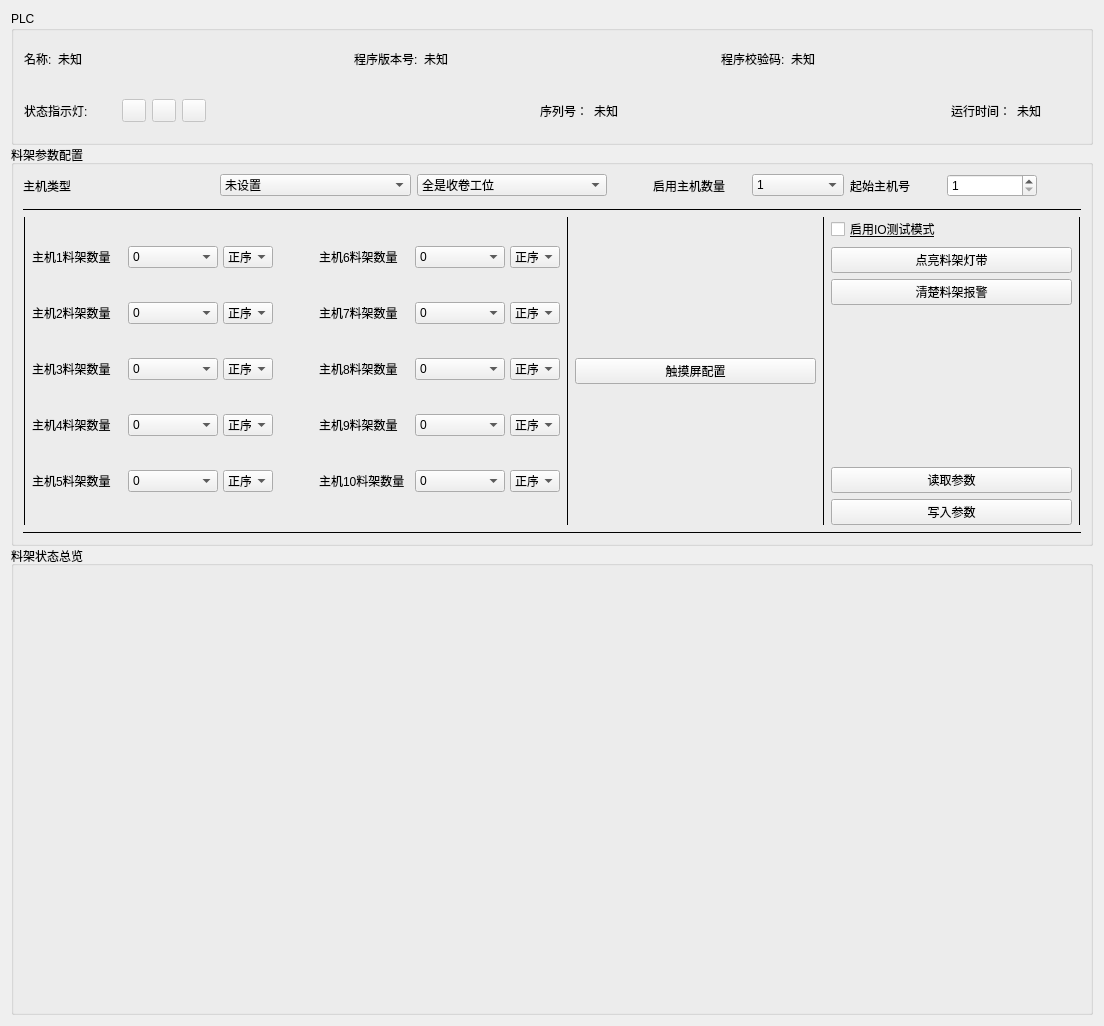
<?xml version="1.0" encoding="UTF-8"?>
<ui version="4.0">
 <class>Form</class>
 <widget class="QWidget" name="Form">
  <property name="geometry">
   <rect>
    <x>0</x>
    <y>0</y>
    <width>1104</width>
    <height>1026</height>
   </rect>
  </property>
  <property name="windowTitle">
   <string>Form</string>
  </property>
  <layout class="QVBoxLayout" name="verticalLayout_2" stretch="0,2,6,7">
   <property name="spacing">
    <number>0</number>
   </property>
   <item>
    <widget class="QFrame" name="frame_time">
     <property name="frameShape">
      <enum>QFrame::Shape::StyledPanel</enum>
     </property>
     <property name="frameShadow">
      <enum>QFrame::Shadow::Raised</enum>
     </property>
    </widget>
   </item>
   <item>
    <widget class="QGroupBox" name="groupBox">
     <property name="title">
      <string>PLC</string>
     </property>
     <layout class="QVBoxLayout" name="verticalLayout_8">
      <property name="leftMargin">
       <number>10</number>
      </property>
      <property name="topMargin">
       <number>5</number>
      </property>
      <item>
       <layout class="QVBoxLayout" name="verticalLayout_7">
        <item>
         <layout class="QHBoxLayout" name="horizontalLayout_21">
          <item>
           <layout class="QHBoxLayout" name="horizontalLayout_16">
            <item>
             <widget class="QLabel" name="label_14">
              <property name="text">
               <string>名称:</string>
              </property>
             </widget>
            </item>
            <item>
             <widget class="QLabel" name="label_name">
              <property name="font">
               <font>
                <family>Arial</family>
               </font>
              </property>
              <property name="text">
               <string>未知</string>
              </property>
             </widget>
            </item>
           </layout>
          </item>
          <item>
           <spacer name="horizontalSpacer_5">
            <property name="orientation">
             <enum>Qt::Orientation::Horizontal</enum>
            </property>
            <property name="sizeHint" stdset="0">
             <size>
              <width>28</width>
              <height>20</height>
             </size>
            </property>
           </spacer>
          </item>
          <item>
           <layout class="QHBoxLayout" name="horizontalLayout_18">
            <item>
             <widget class="QLabel" name="label_18">
              <property name="text">
               <string>程序版本号:</string>
              </property>
             </widget>
            </item>
            <item>
             <widget class="QLabel" name="label_version">
              <property name="font">
               <font>
                <family>Arial</family>
               </font>
              </property>
              <property name="text">
               <string>未知</string>
              </property>
             </widget>
            </item>
           </layout>
          </item>
          <item>
           <spacer name="horizontalSpacer_7">
            <property name="orientation">
             <enum>Qt::Orientation::Horizontal</enum>
            </property>
            <property name="sizeHint" stdset="0">
             <size>
              <width>28</width>
              <height>20</height>
             </size>
            </property>
           </spacer>
          </item>
          <item>
           <layout class="QHBoxLayout" name="horizontalLayout_19">
            <item>
             <widget class="QLabel" name="label_20">
              <property name="text">
               <string>程序校验码:</string>
              </property>
             </widget>
            </item>
            <item>
             <widget class="QLabel" name="label_checksum">
              <property name="text">
               <string>未知</string>
              </property>
             </widget>
            </item>
           </layout>
          </item>
          <item>
           <spacer name="horizontalSpacer">
            <property name="orientation">
             <enum>Qt::Orientation::Horizontal</enum>
            </property>
            <property name="sizeHint" stdset="0">
             <size>
              <width>40</width>
              <height>20</height>
             </size>
            </property>
           </spacer>
          </item>
         </layout>
        </item>
        <item>
         <layout class="QHBoxLayout" name="horizontalLayout_22">
          <item>
           <layout class="QHBoxLayout" name="horizontalLayout_23">
            <item>
             <widget class="QLabel" name="label_22">
              <property name="text">
               <string>状态指示灯:</string>
              </property>
             </widget>
            </item>
            <item>
             <spacer name="horizontalSpacer_8">
              <property name="orientation">
               <enum>Qt::Orientation::Horizontal</enum>
              </property>
              <property name="sizeType">
               <enum>QSizePolicy::Policy::Maximum</enum>
              </property>
              <property name="sizeHint" stdset="0">
               <size>
                <width>28</width>
                <height>20</height>
               </size>
              </property>
             </spacer>
            </item>
            <item>
             <widget class="QToolButton" name="toolButton_LED_RN">
              <property name="enabled">
               <bool>false</bool>
              </property>
              <property name="text">
               <string/>
              </property>
             </widget>
            </item>
           </layout>
          </item>
          <item>
           <layout class="QHBoxLayout" name="horizontalLayout_24">
            <item>
             <widget class="QToolButton" name="toolButton_LED_ER">
              <property name="enabled">
               <bool>false</bool>
              </property>
              <property name="text">
               <string/>
              </property>
             </widget>
            </item>
           </layout>
          </item>
          <item>
           <widget class="QToolButton" name="toolButton_LED_MT">
            <property name="enabled">
             <bool>false</bool>
            </property>
            <property name="text">
             <string/>
            </property>
           </widget>
          </item>
          <item>
           <spacer name="horizontalSpacer_13">
            <property name="orientation">
             <enum>Qt::Orientation::Horizontal</enum>
            </property>
            <property name="sizeHint" stdset="0">
             <size>
              <width>40</width>
              <height>20</height>
             </size>
            </property>
           </spacer>
          </item>
          <item>
           <widget class="QLabel" name="label_42">
            <property name="text">
             <string>序列号：</string>
            </property>
           </widget>
          </item>
          <item>
           <widget class="QLabel" name="label_SerialNumber">
            <property name="text">
             <string>未知</string>
            </property>
           </widget>
          </item>
          <item>
           <spacer name="horizontalSpacer_9">
            <property name="orientation">
             <enum>Qt::Orientation::Horizontal</enum>
            </property>
            <property name="sizeType">
             <enum>QSizePolicy::Policy::Expanding</enum>
            </property>
            <property name="sizeHint" stdset="0">
             <size>
              <width>28</width>
              <height>20</height>
             </size>
            </property>
           </spacer>
          </item>
          <item>
           <widget class="QLabel" name="label">
            <property name="text">
             <string>运行时间：</string>
            </property>
           </widget>
          </item>
          <item>
           <widget class="QLabel" name="label_runtime">
            <property name="text">
             <string>未知</string>
            </property>
           </widget>
          </item>
          <item>
           <layout class="QHBoxLayout" name="horizontalLayout_25"/>
          </item>
          <item>
           <spacer name="horizontalSpacer_22">
            <property name="orientation">
             <enum>Qt::Orientation::Horizontal</enum>
            </property>
            <property name="sizeType">
             <enum>QSizePolicy::Policy::Preferred</enum>
            </property>
            <property name="sizeHint" stdset="0">
             <size>
              <width>40</width>
              <height>20</height>
             </size>
            </property>
           </spacer>
          </item>
          <item>
           <layout class="QHBoxLayout" name="horizontalLayout_26"/>
          </item>
         </layout>
        </item>
        <item>
         <layout class="QHBoxLayout" name="horizontalLayout_27"/>
        </item>
       </layout>
      </item>
     </layout>
    </widget>
   </item>
   <item>
    <widget class="QGroupBox" name="groupBox_rack_paras">
     <property name="sizePolicy">
      <sizepolicy hsizetype="Preferred" vsizetype="Preferred">
       <horstretch>0</horstretch>
       <verstretch>0</verstretch>
      </sizepolicy>
     </property>
     <property name="title">
      <string>料架参数配置</string>
     </property>
     <layout class="QVBoxLayout" name="verticalLayout_5">
      <item>
       <layout class="QHBoxLayout" name="horizontalLayout_4">
        <property name="bottomMargin">
         <number>5</number>
        </property>
        <item>
         <widget class="QLabel" name="label_4">
          <property name="text">
           <string>主机类型</string>
          </property>
         </widget>
        </item>
        <item>
         <widget class="QComboBox" name="comboBox_host_type">
          <item>
           <property name="text">
            <string>未设置</string>
           </property>
          </item>
          <item>
           <property name="text">
            <string>阴极冷压(全收卷）</string>
           </property>
          </item>
          <item>
           <property name="text">
            <string>阳极冷压(全收卷）</string>
           </property>
          </item>
          <item>
           <property name="text">
            <string>阴极模切</string>
           </property>
          </item>
          <item>
           <property name="text">
            <string>阳极模切</string>
           </property>
          </item>
          <item>
           <property name="text">
            <string>阴极预分切</string>
           </property>
          </item>
          <item>
           <property name="text">
            <string>阳极预分切</string>
           </property>
          </item>
          <item>
           <property name="text">
            <string>阴极冷压3+3</string>
           </property>
          </item>
          <item>
           <property name="text">
            <string>阳极冷压3+3</string>
           </property>
          </item>
         </widget>
        </item>
        <item>
         <widget class="QComboBox" name="comboBox_workType">
          <item>
           <property name="text">
            <string>全是收卷工位</string>
           </property>
          </item>
          <item>
           <property name="text">
            <string>仓位1是放卷工位</string>
           </property>
          </item>
          <item>
           <property name="text">
            <string>仓位1-2是放卷工位</string>
           </property>
          </item>
          <item>
           <property name="text">
            <string>仓位1-3是放卷工位</string>
           </property>
          </item>
          <item>
           <property name="text">
            <string>仓位1-4是放卷工位</string>
           </property>
          </item>
          <item>
           <property name="text">
            <string>仓位1-5是放卷工位</string>
           </property>
          </item>
          <item>
           <property name="text">
            <string>仓位1-6是放卷工位</string>
           </property>
          </item>
          <item>
           <property name="text">
            <string>仓位1-7是放卷工位</string>
           </property>
          </item>
          <item>
           <property name="text">
            <string>全是放卷工位</string>
           </property>
          </item>
         </widget>
        </item>
        <item>
         <spacer name="horizontalSpacer_2">
          <property name="orientation">
           <enum>Qt::Orientation::Horizontal</enum>
          </property>
          <property name="sizeType">
           <enum>QSizePolicy::Policy::Preferred</enum>
          </property>
          <property name="sizeHint" stdset="0">
           <size>
            <width>40</width>
            <height>20</height>
           </size>
          </property>
         </spacer>
        </item>
        <item>
         <layout class="QHBoxLayout" name="horizontalLayout_29">
          <item>
           <widget class="QLabel" name="label_6">
            <property name="text">
             <string>启用主机数量</string>
            </property>
           </widget>
          </item>
          <item>
           <widget class="QComboBox" name="comboBox_host_counts">
            <item>
             <property name="text">
              <string>1</string>
             </property>
            </item>
            <item>
             <property name="text">
              <string>2</string>
             </property>
            </item>
            <item>
             <property name="text">
              <string>3</string>
             </property>
            </item>
            <item>
             <property name="text">
              <string>4</string>
             </property>
            </item>
            <item>
             <property name="text">
              <string>5</string>
             </property>
            </item>
            <item>
             <property name="text">
              <string>6</string>
             </property>
            </item>
            <item>
             <property name="text">
              <string>7</string>
             </property>
            </item>
            <item>
             <property name="text">
              <string>8</string>
             </property>
            </item>
            <item>
             <property name="text">
              <string>9</string>
             </property>
            </item>
            <item>
             <property name="text">
              <string>10</string>
             </property>
            </item>
           </widget>
          </item>
         </layout>
        </item>
        <item>
         <layout class="QHBoxLayout" name="horizontalLayout_28">
          <property name="rightMargin">
           <number>4</number>
          </property>
          <item>
           <widget class="QLabel" name="label_5">
            <property name="text">
             <string>起始主机号</string>
            </property>
           </widget>
          </item>
          <item>
           <widget class="QSpinBox" name="spinBox_host_No_start">
            <property name="minimum">
             <number>1</number>
            </property>
            <property name="maximum">
             <number>80</number>
            </property>
           </widget>
          </item>
         </layout>
        </item>
        <item>
         <spacer name="horizontalSpacer_4">
          <property name="orientation">
           <enum>Qt::Orientation::Horizontal</enum>
          </property>
          <property name="sizeType">
           <enum>QSizePolicy::Policy::Maximum</enum>
          </property>
          <property name="sizeHint" stdset="0">
           <size>
            <width>40</width>
            <height>20</height>
           </size>
          </property>
         </spacer>
        </item>
       </layout>
      </item>
      <item>
       <widget class="QFrame" name="frame_23">
        <property name="frameShape">
         <enum>QFrame::Shape::HLine</enum>
        </property>
        <property name="frameShadow">
         <enum>QFrame::Shadow::Plain</enum>
        </property>
       </widget>
      </item>
      <item>
       <layout class="QHBoxLayout" name="horizontalLayout_30">
        <item>
         <widget class="QFrame" name="frame_24">
          <property name="frameShape">
           <enum>QFrame::Shape::VLine</enum>
          </property>
          <property name="frameShadow">
           <enum>QFrame::Shadow::Plain</enum>
          </property>
         </widget>
        </item>
        <item>
         <layout class="QVBoxLayout" name="verticalLayout_9">
          <property name="spacing">
           <number>5</number>
          </property>
          <item>
           <layout class="QHBoxLayout" name="horizontalLayout_31">
            <item>
             <widget class="QLabel" name="label_host_1_name">
              <property name="text">
               <string>主机1料架数量</string>
              </property>
             </widget>
            </item>
            <item>
             <widget class="QComboBox" name="comboBox_host_1_rack_count">
              <item>
               <property name="text">
                <string>0</string>
               </property>
              </item>
              <item>
               <property name="text">
                <string>1</string>
               </property>
              </item>
              <item>
               <property name="text">
                <string>2</string>
               </property>
              </item>
              <item>
               <property name="text">
                <string>3</string>
               </property>
              </item>
              <item>
               <property name="text">
                <string>4</string>
               </property>
              </item>
              <item>
               <property name="text">
                <string>5</string>
               </property>
              </item>
              <item>
               <property name="text">
                <string>6</string>
               </property>
              </item>
              <item>
               <property name="text">
                <string>7</string>
               </property>
              </item>
              <item>
               <property name="text">
                <string>8</string>
               </property>
              </item>
             </widget>
            </item>
            <item>
             <widget class="QComboBox" name="comboBox_arrangement1">
              <property name="sizePolicy">
               <sizepolicy hsizetype="Fixed" vsizetype="Fixed">
                <horstretch>0</horstretch>
                <verstretch>0</verstretch>
               </sizepolicy>
              </property>
              <property name="minimumSize">
               <size>
                <width>0</width>
                <height>0</height>
               </size>
              </property>
              <property name="maximumSize">
               <size>
                <width>50</width>
                <height>16777215</height>
               </size>
              </property>
              <item>
               <property name="text">
                <string>正序</string>
               </property>
              </item>
              <item>
               <property name="text">
                <string>逆序</string>
               </property>
              </item>
             </widget>
            </item>
           </layout>
          </item>
          <item>
           <layout class="QHBoxLayout" name="horizontalLayout_32">
            <item>
             <widget class="QLabel" name="label_host_2_name">
              <property name="text">
               <string>主机2料架数量</string>
              </property>
             </widget>
            </item>
            <item>
             <widget class="QComboBox" name="comboBox_host_2_rack_count">
              <item>
               <property name="text">
                <string>0</string>
               </property>
              </item>
              <item>
               <property name="text">
                <string>1</string>
               </property>
              </item>
              <item>
               <property name="text">
                <string>2</string>
               </property>
              </item>
              <item>
               <property name="text">
                <string>3</string>
               </property>
              </item>
              <item>
               <property name="text">
                <string>4</string>
               </property>
              </item>
              <item>
               <property name="text">
                <string>5</string>
               </property>
              </item>
              <item>
               <property name="text">
                <string>6</string>
               </property>
              </item>
              <item>
               <property name="text">
                <string>7</string>
               </property>
              </item>
              <item>
               <property name="text">
                <string>8</string>
               </property>
              </item>
             </widget>
            </item>
            <item>
             <widget class="QComboBox" name="comboBox_arrangement2">
              <property name="sizePolicy">
               <sizepolicy hsizetype="Fixed" vsizetype="Fixed">
                <horstretch>0</horstretch>
                <verstretch>0</verstretch>
               </sizepolicy>
              </property>
              <property name="maximumSize">
               <size>
                <width>50</width>
                <height>16777215</height>
               </size>
              </property>
              <item>
               <property name="text">
                <string>正序</string>
               </property>
              </item>
              <item>
               <property name="text">
                <string>逆序</string>
               </property>
              </item>
             </widget>
            </item>
           </layout>
          </item>
          <item>
           <layout class="QHBoxLayout" name="horizontalLayout_33">
            <item>
             <widget class="QLabel" name="label_host_3_name">
              <property name="text">
               <string>主机3料架数量</string>
              </property>
             </widget>
            </item>
            <item>
             <widget class="QComboBox" name="comboBox_host_3_rack_count">
              <item>
               <property name="text">
                <string>0</string>
               </property>
              </item>
              <item>
               <property name="text">
                <string>1</string>
               </property>
              </item>
              <item>
               <property name="text">
                <string>2</string>
               </property>
              </item>
              <item>
               <property name="text">
                <string>3</string>
               </property>
              </item>
              <item>
               <property name="text">
                <string>4</string>
               </property>
              </item>
              <item>
               <property name="text">
                <string>5</string>
               </property>
              </item>
              <item>
               <property name="text">
                <string>6</string>
               </property>
              </item>
              <item>
               <property name="text">
                <string>7</string>
               </property>
              </item>
              <item>
               <property name="text">
                <string>8</string>
               </property>
              </item>
             </widget>
            </item>
            <item>
             <widget class="QComboBox" name="comboBox_arrangement3">
              <property name="sizePolicy">
               <sizepolicy hsizetype="Fixed" vsizetype="Fixed">
                <horstretch>0</horstretch>
                <verstretch>0</verstretch>
               </sizepolicy>
              </property>
              <property name="maximumSize">
               <size>
                <width>50</width>
                <height>16777215</height>
               </size>
              </property>
              <item>
               <property name="text">
                <string>正序</string>
               </property>
              </item>
              <item>
               <property name="text">
                <string>逆序</string>
               </property>
              </item>
             </widget>
            </item>
           </layout>
          </item>
          <item>
           <layout class="QHBoxLayout" name="horizontalLayout_34">
            <item>
             <widget class="QLabel" name="label_host_4_name">
              <property name="text">
               <string>主机4料架数量</string>
              </property>
             </widget>
            </item>
            <item>
             <widget class="QComboBox" name="comboBox_host_4_rack_count">
              <item>
               <property name="text">
                <string>0</string>
               </property>
              </item>
              <item>
               <property name="text">
                <string>1</string>
               </property>
              </item>
              <item>
               <property name="text">
                <string>2</string>
               </property>
              </item>
              <item>
               <property name="text">
                <string>3</string>
               </property>
              </item>
              <item>
               <property name="text">
                <string>4</string>
               </property>
              </item>
              <item>
               <property name="text">
                <string>5</string>
               </property>
              </item>
              <item>
               <property name="text">
                <string>6</string>
               </property>
              </item>
              <item>
               <property name="text">
                <string>7</string>
               </property>
              </item>
              <item>
               <property name="text">
                <string>8</string>
               </property>
              </item>
             </widget>
            </item>
            <item>
             <widget class="QComboBox" name="comboBox_arrangement4">
              <property name="sizePolicy">
               <sizepolicy hsizetype="Fixed" vsizetype="Fixed">
                <horstretch>0</horstretch>
                <verstretch>0</verstretch>
               </sizepolicy>
              </property>
              <property name="maximumSize">
               <size>
                <width>50</width>
                <height>16777215</height>
               </size>
              </property>
              <item>
               <property name="text">
                <string>正序</string>
               </property>
              </item>
              <item>
               <property name="text">
                <string>逆序</string>
               </property>
              </item>
             </widget>
            </item>
           </layout>
          </item>
          <item>
           <layout class="QHBoxLayout" name="horizontalLayout_35">
            <item>
             <widget class="QLabel" name="label_host_5_name">
              <property name="text">
               <string>主机5料架数量</string>
              </property>
             </widget>
            </item>
            <item>
             <widget class="QComboBox" name="comboBox_host_5_rack_count">
              <item>
               <property name="text">
                <string>0</string>
               </property>
              </item>
              <item>
               <property name="text">
                <string>1</string>
               </property>
              </item>
              <item>
               <property name="text">
                <string>2</string>
               </property>
              </item>
              <item>
               <property name="text">
                <string>3</string>
               </property>
              </item>
              <item>
               <property name="text">
                <string>4</string>
               </property>
              </item>
              <item>
               <property name="text">
                <string>5</string>
               </property>
              </item>
              <item>
               <property name="text">
                <string>6</string>
               </property>
              </item>
              <item>
               <property name="text">
                <string>7</string>
               </property>
              </item>
              <item>
               <property name="text">
                <string>8</string>
               </property>
              </item>
             </widget>
            </item>
            <item>
             <widget class="QComboBox" name="comboBox_arrangement5">
              <property name="sizePolicy">
               <sizepolicy hsizetype="Fixed" vsizetype="Fixed">
                <horstretch>0</horstretch>
                <verstretch>0</verstretch>
               </sizepolicy>
              </property>
              <property name="maximumSize">
               <size>
                <width>50</width>
                <height>16777215</height>
               </size>
              </property>
              <item>
               <property name="text">
                <string>正序</string>
               </property>
              </item>
              <item>
               <property name="text">
                <string>逆序</string>
               </property>
              </item>
             </widget>
            </item>
           </layout>
          </item>
         </layout>
        </item>
        <item>
         <spacer name="horizontalSpacer_3">
          <property name="orientation">
           <enum>Qt::Orientation::Horizontal</enum>
          </property>
          <property name="sizeType">
           <enum>QSizePolicy::Policy::Maximum</enum>
          </property>
          <property name="sizeHint" stdset="0">
           <size>
            <width>40</width>
            <height>20</height>
           </size>
          </property>
         </spacer>
        </item>
        <item>
         <layout class="QVBoxLayout" name="verticalLayout_10">
          <property name="spacing">
           <number>5</number>
          </property>
          <item>
           <layout class="QHBoxLayout" name="horizontalLayout_36">
            <item>
             <widget class="QLabel" name="label_host_6_name">
              <property name="text">
               <string>主机6料架数量</string>
              </property>
             </widget>
            </item>
            <item>
             <widget class="QComboBox" name="comboBox_host_6_rack_count">
              <item>
               <property name="text">
                <string>0</string>
               </property>
              </item>
              <item>
               <property name="text">
                <string>1</string>
               </property>
              </item>
              <item>
               <property name="text">
                <string>2</string>
               </property>
              </item>
              <item>
               <property name="text">
                <string>3</string>
               </property>
              </item>
              <item>
               <property name="text">
                <string>4</string>
               </property>
              </item>
              <item>
               <property name="text">
                <string>5</string>
               </property>
              </item>
              <item>
               <property name="text">
                <string>6</string>
               </property>
              </item>
              <item>
               <property name="text">
                <string>7</string>
               </property>
              </item>
              <item>
               <property name="text">
                <string>8</string>
               </property>
              </item>
             </widget>
            </item>
            <item>
             <widget class="QComboBox" name="comboBox_arrangement6">
              <property name="sizePolicy">
               <sizepolicy hsizetype="Fixed" vsizetype="Fixed">
                <horstretch>0</horstretch>
                <verstretch>0</verstretch>
               </sizepolicy>
              </property>
              <property name="maximumSize">
               <size>
                <width>50</width>
                <height>16777215</height>
               </size>
              </property>
              <item>
               <property name="text">
                <string>正序</string>
               </property>
              </item>
              <item>
               <property name="text">
                <string>逆序</string>
               </property>
              </item>
             </widget>
            </item>
           </layout>
          </item>
          <item>
           <layout class="QHBoxLayout" name="horizontalLayout_37">
            <item>
             <widget class="QLabel" name="label_host_7_name">
              <property name="text">
               <string>主机7料架数量</string>
              </property>
             </widget>
            </item>
            <item>
             <widget class="QComboBox" name="comboBox_host_7_rack_count">
              <item>
               <property name="text">
                <string>0</string>
               </property>
              </item>
              <item>
               <property name="text">
                <string>1</string>
               </property>
              </item>
              <item>
               <property name="text">
                <string>2</string>
               </property>
              </item>
              <item>
               <property name="text">
                <string>3</string>
               </property>
              </item>
              <item>
               <property name="text">
                <string>4</string>
               </property>
              </item>
              <item>
               <property name="text">
                <string>5</string>
               </property>
              </item>
              <item>
               <property name="text">
                <string>6</string>
               </property>
              </item>
              <item>
               <property name="text">
                <string>7</string>
               </property>
              </item>
              <item>
               <property name="text">
                <string>8</string>
               </property>
              </item>
             </widget>
            </item>
            <item>
             <widget class="QComboBox" name="comboBox_arrangement7">
              <property name="sizePolicy">
               <sizepolicy hsizetype="Fixed" vsizetype="Fixed">
                <horstretch>0</horstretch>
                <verstretch>0</verstretch>
               </sizepolicy>
              </property>
              <property name="maximumSize">
               <size>
                <width>50</width>
                <height>16777215</height>
               </size>
              </property>
              <item>
               <property name="text">
                <string>正序</string>
               </property>
              </item>
              <item>
               <property name="text">
                <string>逆序</string>
               </property>
              </item>
             </widget>
            </item>
           </layout>
          </item>
          <item>
           <layout class="QHBoxLayout" name="horizontalLayout_38">
            <item>
             <widget class="QLabel" name="label_host_8_name">
              <property name="text">
               <string>主机8料架数量</string>
              </property>
             </widget>
            </item>
            <item>
             <widget class="QComboBox" name="comboBox_host_8_rack_count">
              <item>
               <property name="text">
                <string>0</string>
               </property>
              </item>
              <item>
               <property name="text">
                <string>1</string>
               </property>
              </item>
              <item>
               <property name="text">
                <string>2</string>
               </property>
              </item>
              <item>
               <property name="text">
                <string>3</string>
               </property>
              </item>
              <item>
               <property name="text">
                <string>4</string>
               </property>
              </item>
              <item>
               <property name="text">
                <string>5</string>
               </property>
              </item>
              <item>
               <property name="text">
                <string>6</string>
               </property>
              </item>
              <item>
               <property name="text">
                <string>7</string>
               </property>
              </item>
              <item>
               <property name="text">
                <string>8</string>
               </property>
              </item>
             </widget>
            </item>
            <item>
             <widget class="QComboBox" name="comboBox_arrangement8">
              <property name="sizePolicy">
               <sizepolicy hsizetype="Fixed" vsizetype="Fixed">
                <horstretch>0</horstretch>
                <verstretch>0</verstretch>
               </sizepolicy>
              </property>
              <property name="maximumSize">
               <size>
                <width>50</width>
                <height>16777215</height>
               </size>
              </property>
              <item>
               <property name="text">
                <string>正序</string>
               </property>
              </item>
              <item>
               <property name="text">
                <string>逆序</string>
               </property>
              </item>
             </widget>
            </item>
           </layout>
          </item>
          <item>
           <layout class="QHBoxLayout" name="horizontalLayout_39">
            <item>
             <widget class="QLabel" name="label_host_9_name">
              <property name="text">
               <string>主机9料架数量</string>
              </property>
             </widget>
            </item>
            <item>
             <widget class="QComboBox" name="comboBox_host_9_rack_count">
              <item>
               <property name="text">
                <string>0</string>
               </property>
              </item>
              <item>
               <property name="text">
                <string>1</string>
               </property>
              </item>
              <item>
               <property name="text">
                <string>2</string>
               </property>
              </item>
              <item>
               <property name="text">
                <string>3</string>
               </property>
              </item>
              <item>
               <property name="text">
                <string>4</string>
               </property>
              </item>
              <item>
               <property name="text">
                <string>5</string>
               </property>
              </item>
              <item>
               <property name="text">
                <string>6</string>
               </property>
              </item>
              <item>
               <property name="text">
                <string>7</string>
               </property>
              </item>
              <item>
               <property name="text">
                <string>8</string>
               </property>
              </item>
             </widget>
            </item>
            <item>
             <widget class="QComboBox" name="comboBox_arrangement9">
              <property name="sizePolicy">
               <sizepolicy hsizetype="Fixed" vsizetype="Fixed">
                <horstretch>0</horstretch>
                <verstretch>0</verstretch>
               </sizepolicy>
              </property>
              <property name="maximumSize">
               <size>
                <width>50</width>
                <height>16777215</height>
               </size>
              </property>
              <item>
               <property name="text">
                <string>正序</string>
               </property>
              </item>
              <item>
               <property name="text">
                <string>逆序</string>
               </property>
              </item>
             </widget>
            </item>
           </layout>
          </item>
          <item>
           <layout class="QHBoxLayout" name="horizontalLayout_40">
            <item>
             <widget class="QLabel" name="label_host_10_name">
              <property name="text">
               <string>主机10料架数量</string>
              </property>
             </widget>
            </item>
            <item>
             <widget class="QComboBox" name="comboBox_host_10_rack_count">
              <item>
               <property name="text">
                <string>0</string>
               </property>
              </item>
              <item>
               <property name="text">
                <string>1</string>
               </property>
              </item>
              <item>
               <property name="text">
                <string>2</string>
               </property>
              </item>
              <item>
               <property name="text">
                <string>3</string>
               </property>
              </item>
              <item>
               <property name="text">
                <string>4</string>
               </property>
              </item>
              <item>
               <property name="text">
                <string>5</string>
               </property>
              </item>
              <item>
               <property name="text">
                <string>6</string>
               </property>
              </item>
              <item>
               <property name="text">
                <string>7</string>
               </property>
              </item>
              <item>
               <property name="text">
                <string>8</string>
               </property>
              </item>
             </widget>
            </item>
            <item>
             <widget class="QComboBox" name="comboBox_arrangement10">
              <property name="sizePolicy">
               <sizepolicy hsizetype="Fixed" vsizetype="Fixed">
                <horstretch>0</horstretch>
                <verstretch>0</verstretch>
               </sizepolicy>
              </property>
              <property name="maximumSize">
               <size>
                <width>50</width>
                <height>16777215</height>
               </size>
              </property>
              <item>
               <property name="text">
                <string>正序</string>
               </property>
              </item>
              <item>
               <property name="text">
                <string>逆序</string>
               </property>
              </item>
             </widget>
            </item>
           </layout>
          </item>
         </layout>
        </item>
        <item>
         <widget class="QFrame" name="frame_4">
          <property name="frameShape">
           <enum>QFrame::Shape::VLine</enum>
          </property>
          <property name="frameShadow">
           <enum>QFrame::Shadow::Plain</enum>
          </property>
         </widget>
        </item>
        <item>
         <widget class="QPushButton" name="pushButton_hmi_config">
          <property name="text">
           <string>触摸屏配置</string>
          </property>
         </widget>
        </item>
        <item>
         <widget class="QFrame" name="frame_10">
          <property name="frameShape">
           <enum>QFrame::Shape::VLine</enum>
          </property>
          <property name="frameShadow">
           <enum>QFrame::Shadow::Plain</enum>
          </property>
         </widget>
        </item>
        <item>
         <layout class="QVBoxLayout" name="verticalLayout_28">
          <item>
           <widget class="QCheckBox" name="checkBox_IO_test">
            <property name="font">
             <font>
              <underline>true</underline>
             </font>
            </property>
            <property name="toolTipDuration">
             <number>1</number>
            </property>
            <property name="statusTip">
             <string>-1</string>
            </property>
            <property name="layoutDirection">
             <enum>Qt::LayoutDirection::LeftToRight</enum>
            </property>
            <property name="autoFillBackground">
             <bool>false</bool>
            </property>
            <property name="text">
             <string>启用IO测试模式</string>
            </property>
           </widget>
          </item>
          <item>
           <widget class="QPushButton" name="pushButton_LED">
            <property name="text">
             <string>点亮料架灯带</string>
            </property>
           </widget>
          </item>
          <item>
           <widget class="QPushButton" name="pushButton_rst">
            <property name="text">
             <string>清楚料架报警</string>
            </property>
           </widget>
          </item>
          <item>
           <spacer name="verticalSpacer_3">
            <property name="orientation">
             <enum>Qt::Orientation::Vertical</enum>
            </property>
            <property name="sizeHint" stdset="0">
             <size>
              <width>20</width>
              <height>40</height>
             </size>
            </property>
           </spacer>
          </item>
          <item>
           <widget class="QPushButton" name="pushButton_read">
            <property name="sizePolicy">
             <sizepolicy hsizetype="Preferred" vsizetype="Fixed">
              <horstretch>0</horstretch>
              <verstretch>0</verstretch>
             </sizepolicy>
            </property>
            <property name="text">
             <string>读取参数</string>
            </property>
           </widget>
          </item>
          <item>
           <widget class="QPushButton" name="pushButton_write">
            <property name="sizePolicy">
             <sizepolicy hsizetype="Preferred" vsizetype="Fixed">
              <horstretch>0</horstretch>
              <verstretch>0</verstretch>
             </sizepolicy>
            </property>
            <property name="text">
             <string>写入参数</string>
            </property>
           </widget>
          </item>
         </layout>
        </item>
        <item>
         <widget class="QFrame" name="frame_11">
          <property name="frameShape">
           <enum>QFrame::Shape::VLine</enum>
          </property>
          <property name="frameShadow">
           <enum>QFrame::Shadow::Plain</enum>
          </property>
         </widget>
        </item>
       </layout>
      </item>
      <item>
       <widget class="QFrame" name="frame_12">
        <property name="frameShape">
         <enum>QFrame::Shape::HLine</enum>
        </property>
        <property name="frameShadow">
         <enum>QFrame::Shadow::Plain</enum>
        </property>
       </widget>
      </item>
     </layout>
    </widget>
   </item>
   <item>
    <layout class="QHBoxLayout" name="horizontalLayout_68" stretch="3">
     <item>
      <widget class="QGroupBox" name="groupBoxForScene">
       <property name="title">
        <string>料架状态总览</string>
       </property>
      </widget>
     </item>
    </layout>
   </item>
  </layout>
 </widget>
 <resources/>
 <connections/>
</ui>
